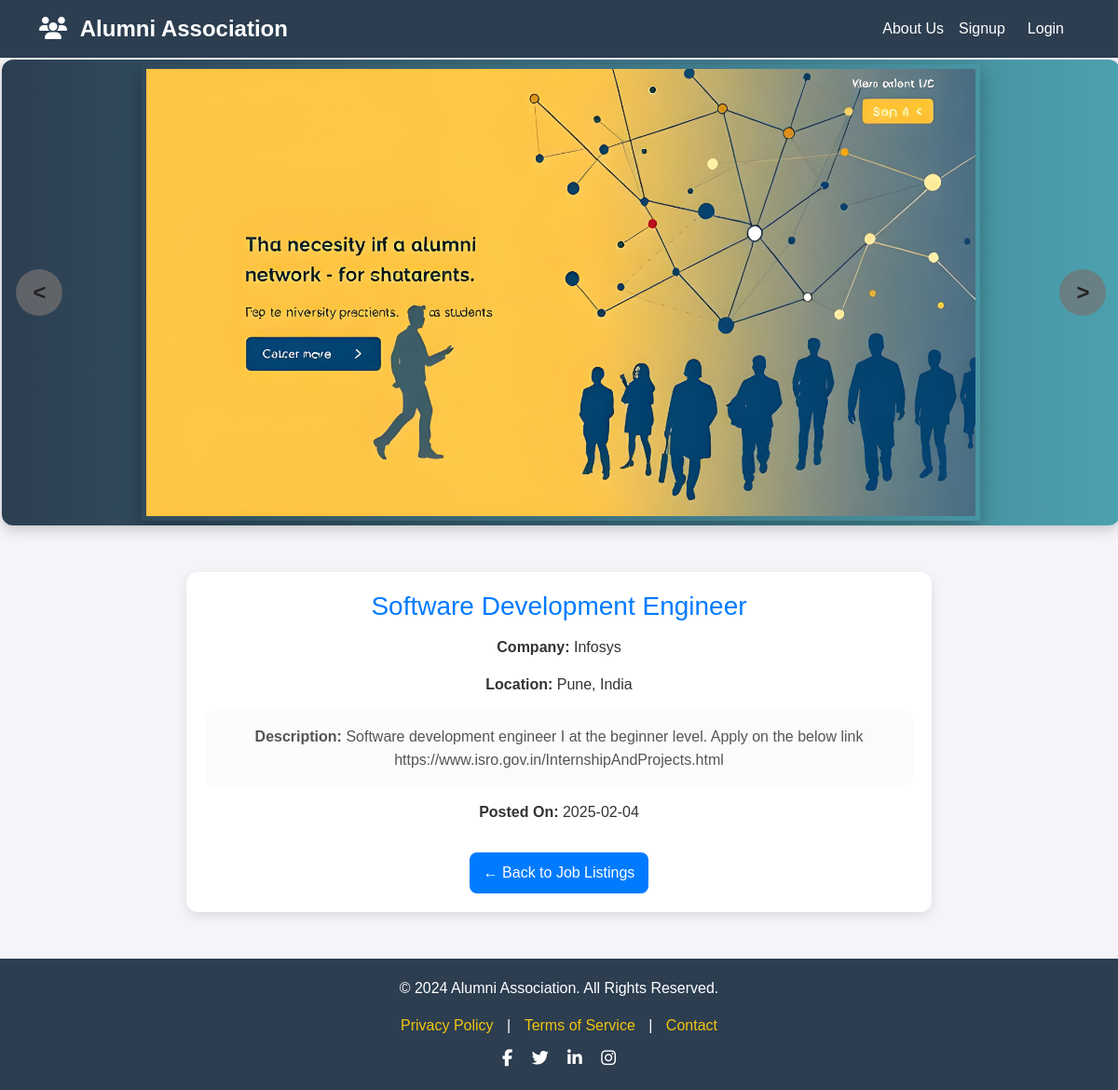
/job/1, run on the app's committed database.
### website/models.py (models this page shows)
class Job(db.Model):
    id = db.Column(db.Integer, primary_key=True)
    title = db.Column(db.String(100), nullable=False)
    company = db.Column(db.String(100), nullable=False)
    location = db.Column(db.String(100), nullable=False)
    description = db.Column(db.Text, nullable=False)
    posted_on = db.Column(db.DateTime, nullable=False)

### website/features.py (the view)
@features.route('/job/<int:job_id>')
def job_detail(job_id):
    job = Job.query.get_or_404(job_id)
    return render_template('job_details.html', job=job, user = current_user)

### website/templates/job_details.html (shortened to what this page needs)
{% extends "layout.html" %}
{% block body %}
<link rel="stylesheet" href="{{ url_for('static', filename='job.css') }}">
<div class="job-details-container">
    <div class="job-details-card">
        <h2 class="job-title">{{ job.title }}</h2>
        <p><strong>Company:</strong> {{ job.company }}</p>
        <p><strong>Location:</strong> {{ job.location }}</p>
        <p class="job-description"><strong>Description:</strong> {{ job.description }}</p>
        <p><strong>Posted On:</strong> {{ job.posted_on.strftime('%Y-%m-%d') }}</p>
        <a href="{{ url_for('features.job_portal') }}" class="back-button">← Back to Job Listings</a>
    </div>
</div>
{% endblock %}

### website/static/top.css (style rules this page uses)
body { font-family: "Poppins", sans-serif; background-color: #f8f9fa; color: #817f7f; margin: 0; padding: 0; }

### website/static/job.css (style rules this page uses)
body { font-family: "Poppins", sans-serif; background: #f4f4f9; color: #333; margin: 0; padding: 0; }
.job-details-container { max-width: 800px; margin: 50px auto; padding: 20px; background: white; border-radius: 12px; box-shadow: 0 4px 12px rgba(0, 0, 0, 0.1); text-align: center; transition: transform 0.3s ease-in-out, box-shadow 0.3s ease-in-out; }
.job-title { font-size: 28px; color: #007bff; margin-bottom: 15px; }
.job-description { font-size: 16px; line-height: 1.6; color: #555; background: rgba(240, 240, 240, 0.3); padding: 15px; border-radius: 10px; }
.back-button { display: inline-block; margin-top: 15px; padding: 10px 15px; background: #007bff; color: white; text-decoration: none; border-radius: 8px; transition: all 0.3s ease-in-out; }

### data on the page
Job: title "Software Development Engineer", company "Infosys", location "Pune, India", description "Software development engineer I at the beginner level. Apply on the below link https://www.isro.gov.in/InternshipAndProjects.html", posted_on "2025-02-04"
